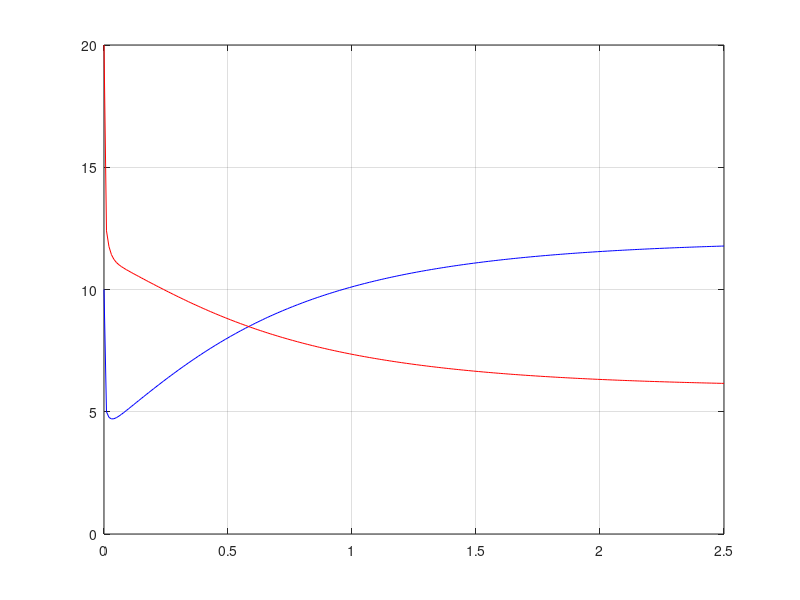

The MATLAB script that drew this image:
% competition types
function competition_model

dt = 0.01;
N = 250;

t(1) = 0;
x(1) = 10; % population first
y(1) = 20; % population druih

a1 = 60; % speed ratio of the population 1
b1 = 3; % speed ratio of natural increase of population 1
c1 = 4; % coefficient that describes the konurentsiya types
a2 = 42; % speed ratio of the population 2
b2 = 3; % speed ratio of natural increase of population 2
c2 = 2; % coefficient that describes the konurentsiya types

for i = 1:N
x(i+1) = x(i) + (x(i)*(a1 - b1*x(i) - c1*y(i)))*dt;
 y(i+1) = y(i) + (y(i)*(a2 - b2*y(i) - c2*x(i)))*dt;
t(i+1) = t(i) + dt;
end

plot(t,x, 'b') % population 1
grid on
hold on
plot(t,y, 'r') % population 2